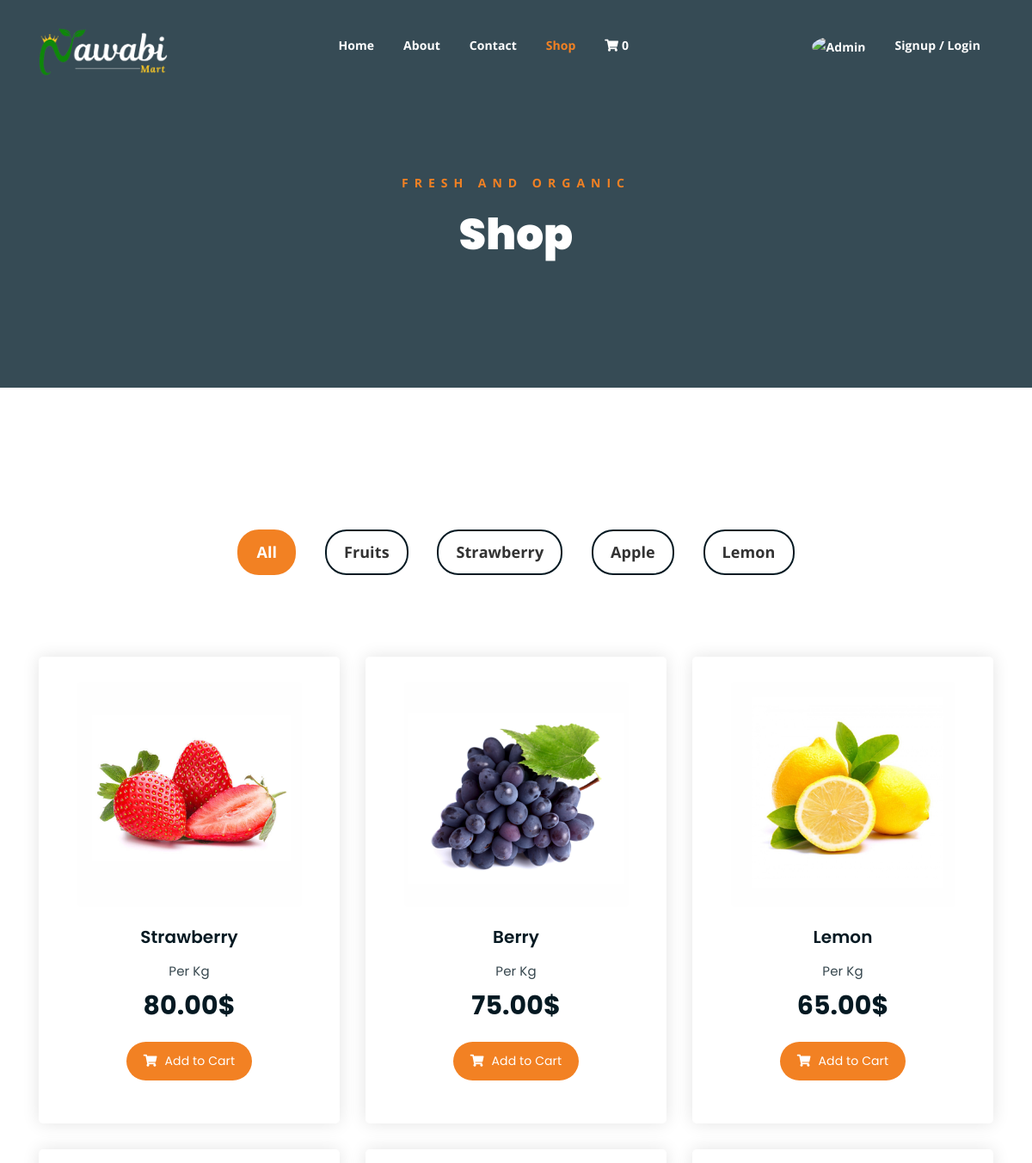
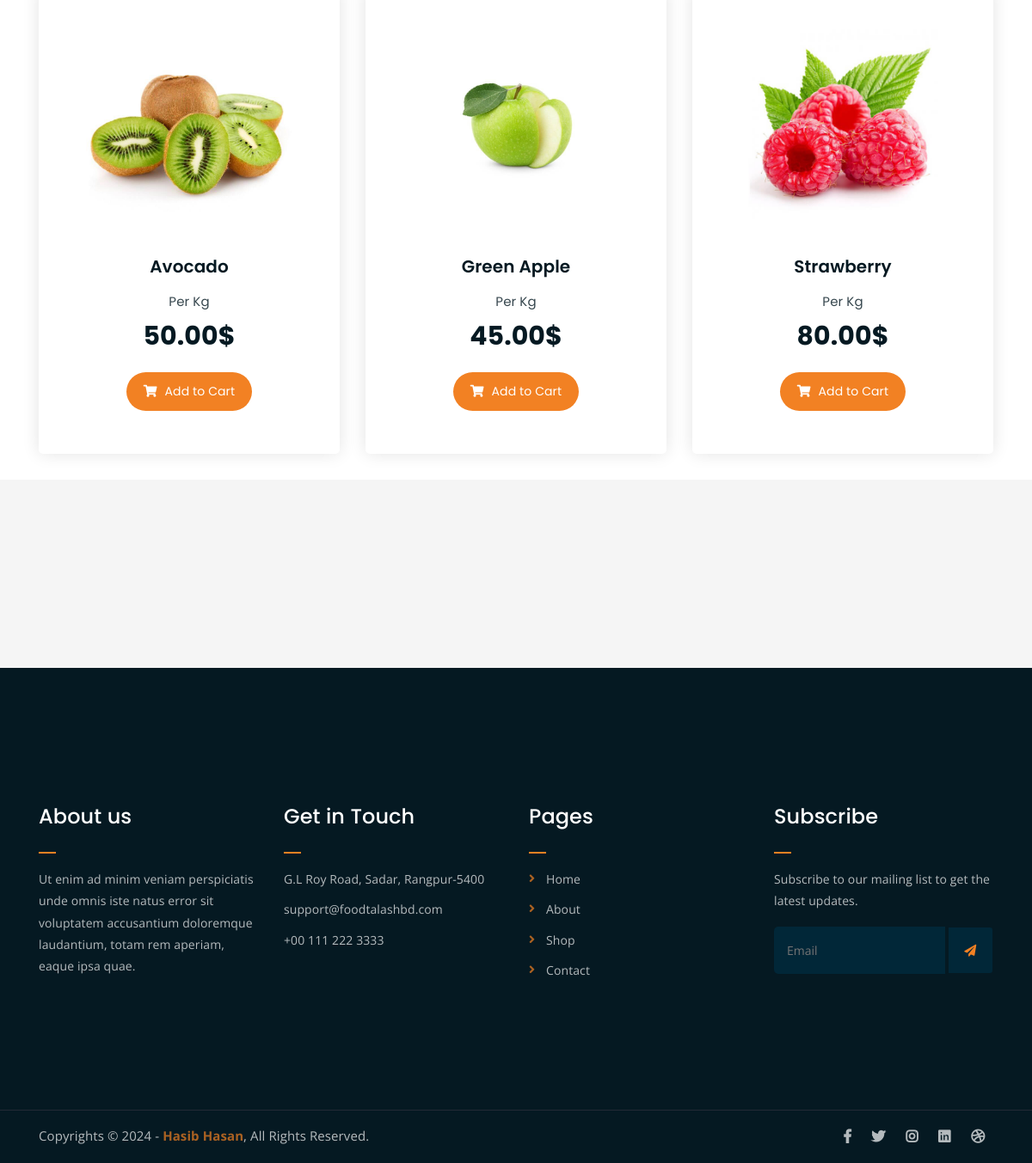
The app's page /shop/ with its own data (2 pictures, top to bottom).
### categories/models.py (models this page shows, shortened)
class Category(models.Model):
    category_name = models.CharField(max_length=100)
    slug = models.SlugField(max_length=100,unique=True, null=True, blank=True)

### products/models.py (models this page shows, shortened)
class Product(models.Model):
    title = models.CharField(max_length=50)
    price = models.DecimalField(max_digits=10, decimal_places=2)
    description = models.TextField()
    category = models.ForeignKey(Category, on_delete=models.CASCADE)
    image = models.ImageField(upload_to='products/media/uploads/')

### products/views.py (the view)
# urls.py: path('shop/', views.shop, name='shop'),
def shop(request, category_slug = None):
    data = Product.objects.all()
    if category_slug is not None:
        category = Category.objects.get(slug = category_slug)
        data = Product.objects.filter(category = category)
    categorys = Category.objects.all()
    return render(request, 'shop.html', {'data' : data, 'category' : categorys})

### products/templates/shop.html (shortened to what this page needs)
<!DOCTYPE html>
{% load static %}
<html lang="en">
<head>
    <link rel="stylesheet" href="{% static 'assets/css/all.min.css' %}">
    <link rel="stylesheet" href="{% static 'assets/bootstrap/css/bootstrap.min.css' %}">
    <link rel="stylesheet" href="{% static 'assets/css/owl.carousel.css' %}">
    <link rel="stylesheet" href="{% static 'assets/css/magnific-popup.css' %}">
    <link rel="stylesheet" href="{% static 'assets/css/animate.css' %}">
    <link rel="stylesheet" href="{% static 'assets/css/meanmenu.min.css' %}">
    <link rel="stylesheet" href="{% static 'assets/css/main.css' %}">
    <link rel="stylesheet" href="{% static 'assets/css/responsive.css' %}">
    <link rel="stylesheet" href="https://cdnjs.cloudflare.com/ajax/libs/OwlCarousel2/2.3.4/assets/owl.carousel.min.css">
</head>
<body>
    <div class="top-header-area" id="sticker">
        <div class="container">
            <div class="row">
                <div class="col-lg-12 col-sm-12 text-center">
                    <div class="main-menu-wrap">
                        <div class="site-logo">
                            <a href="{% url "home" %}">
                                <img src="{% static 'assets/img/Nawabii.png' %}" alt="logo">
                            </a>
                        </div>
                        <nav class="main-menu">
                            <ul>
                                <li class="{% if request.path == '/' %}current-list-item{% endif %}"><a href="{% url 'home' %}">Home</a></li>
                                <li class="{% if request.path == '/about/' %}current-list-item{% endif %}"><a href="{% url 'about' %}">About</a></li>
                                <li class="{% if request.path == '/contact/' %}current-list-item{% endif %}"><a href="{% url 'contact' %}">Contact</a></li>
                                <li class="{% if request.path == '/shop/' %}current-list-item{% endif %}"><a href="{% url 'shop' %}">Shop</a></li>
                                <li>
                                    <div class="header-icons">
                                        <a class="shopping-cart" href="{% url 'cart' %}">
                                            <i class="fas fa-shopping-cart"></i>
                                            {% if user.is_authenticated %}
                                                {% with cart=user.cart %}
                                                    <span class="cart-count">{{ cart.items.count }}</span>
                                                {% endwith %}
                                            {% else %}
                                                {% with session_cart=request.session.cart %}
                                                    {% if session_cart %}
                                                        <span class="cart-count">{{ session_cart|length }}</span>
                                                    {% else %}
                                                        <span class="cart-count">0</span>
                                                    {% endif %}
                                                {% endwith %}
                                            {% endif %}
                                        </a>
                                    </div>
                                </li>
                                <li>
                                    <div class="header-icons">
                                        {% if user.profile.profile_image %}
                                            <a class="mobile-hide account-icon" href="#"><img src="{{ user.profile.profile_image.url }}" class="rounded-circle" width="25" /></a>
                                        {% else %}
                                            <a class="mobile-hide account-icon" href="#"><img src="https://bootdey.com/img/Content/avatar/avatar7.png" alt="Admin"
                                                class="rounded-circle" width="25" /></a>
                                        {% endif %}
                                        {% if user.is_authenticated %}
                                            <a class="mobile-hide account-icon" href="#">{{user.username}}</i></a>
                                        {% else %}
                                            <a class="mobile-hide account-icon" href="#">Signup / Login</i></a>
                                        {% endif %}
                                    </div>
                                </li>
                            </ul>
                        </nav>
                    </div>
                </div>
            </div>
        </div>
    </div>
	<div class="breadcrumb-section breadcrumb-bg">
		<div class="container">
			<div class="row">
				<div class="col-lg-8 offset-lg-2 text-center">
					<div class="breadcrumb-text">
						<p>Fresh and Organic</p>
						<h1>Shop</h1>
					</div>
				</div>
			</div>
		</div>
	</div>
	<div class="product-section mt-150 mb-150">
		<div class="container">
			<div class="row">
                <div class="col-md-12">
                    <div class="product-filters">
                        <ul>
                            <li class="active" data-filter="*">All</li>
                            {% for category in category %}
                                <li data-filter=".{{ category.slug }}">{{ category.category_name }}</li>
                            {% endfor %}
                        </ul>
                    </div>
                </div>
            </div>
			<div class="row product-lists">
                {% for pdc in  data %}
                    <div class="col-lg-4 col-md-6 text-center {{ pdc.category.slug }}">
                        <div class="single-product-item">
                            <div class="product-image">
                                <a href="{% url 'product_details' pdc.id %}"><img src="{{pdc.image.url}}" alt=""></a>
                            </div>
                            <h3>{{pdc.title}}</h3>
                            <p class="product-price"><span>Per Kg</span> {{pdc.price}}$ </p>
                            <a href="{% url "add_to_cart" pdc.id%}?next={{ request.path }}" class="cart-btn"><i class="fas fa-shopping-cart"></i> Add to Cart</a>
                        </div>
                    </div>
                {% endfor %}
		</div>
	</div>
    <div class="logo-carousel-section">
        <div class="container">
            <div class="row">
                <div class="col-lg-12">
                    <div class="logo-carousel-inner">
                        <div class="single-logo-item">
                            <img src="{% static " assets/img/company-logos/1.png" %}" alt="">
                        </div>
                        <div class="single-logo-item">
                            <img src="{% static " assets/img/company-logos/2.png" %}" alt="">
                        </div>
                        <div class="single-logo-item">
                            <img src="{% static " assets/img/company-logos/3.png" %}" alt="">
                        </div>
                        <div class="single-logo-item">
                            <img src="{% static " assets/img/company-logos/4.png" %}" alt="">
                        </div>
                    </div>
                </div>
            </div>
        </div>
    </div>
    <div class="footer-area">
        <div class="container">
            <div class="row">
                <div class="col-lg-3 col-md-6">
                    <div class="footer-box about-widget">
                        <h2 class="widget-title">About us</h2>
                        <p>Ut enim ad minim veniam perspiciatis unde omnis iste natus error sit voluptatem accusantium
                            doloremque laudantium, totam rem aperiam, eaque ipsa quae.</p>
                    </div>
                </div>
                <div class="col-lg-3 col-md-6">
                    <div class="footer-box get-in-touch">
                        <h2 class="widget-title">Get in Touch</h2>
                        <ul>
                            <li>G.L Roy Road, Sadar, Rangpur-5400</li>
                            <li>support@foodtalashbd.com</li>
                            <li>+00 111 222 3333</li>
                        </ul>
                    </div>
                </div>
                <div class="col-lg-3 col-md-6">
                    <div class="footer-box pages">
                        <h2 class="widget-title">Pages</h2>
                        <ul>
                            <li><a href="{% url 'home' %}">Home</a></li>
                            <li><a href="{% url 'about' %}">About</a></li>
                            <li><a href="{% url 'shop' %}">Shop</a></li>
                            <li><a href="{% url 'contact' %}">Contact</a></li>
                        </ul>
                    </div>
                </div>
                <div class="col-lg-3 col-md-6">
                    <div class="footer-box subscribe">
                        <h2 class="widget-title">Subscribe</h2>
                        <p>Subscribe to our mailing list to get the latest updates.</p>
                        <form action="index.html">
                            <input type="email" placeholder="Email">
                            <button type="submit"><i class="fas fa-paper-plane"></i></button>
                        </form>
                    </div>
                </div>
            </div>
        </div>
    </div>
    <div class="copyright">
        <div class="container">
            <div class="row">
                <div class="col-lg-6 col-md-12">
                    <p>Copyrights &copy; 2024 - <a href="https://imransdesign.com/">Hasib Hasan</a>, All Rights
                        Reserved.<br>
                    </p>
                </div>
                <div class="col-lg-6 text-right col-md-12">
                    <div class="social-icons">
                        <ul>
                            <li><a href="#" target="_blank"><i class="fab fa-facebook-f"></i></a></li>
                            <li><a href="#" target="_blank"><i class="fab fa-twitter"></i></a></li>
                            <li><a href="#" target="_blank"><i class="fab fa-instagram"></i></a></li>
                            <li><a href="#" target="_blank"><i class="fab fa-linkedin"></i></a></li>
                            <li><a href="#" target="_blank"><i class="fab fa-dribbble"></i></a></li>
                        </ul>
                    </div>
                </div>
            </div>
        </div>
    </div>
</body>
</html>

### records on screen
Category: category_name "Fruits"
Category: category_name "Strawberry"
Category: category_name "Apple"
Category: category_name "Lemon"
Product: image (picture), title "Strawberry", price "80.00"
Product: image (picture), title "Berry", price "75.00"
Product: image (picture), title "Lemon", price "65.00"
Product: image (picture), title "Avocado", price "50.00"
Product: image (picture), title "Green Apple", price "45.00"
Product: image (picture), title "Strawberry", price "80.00"
